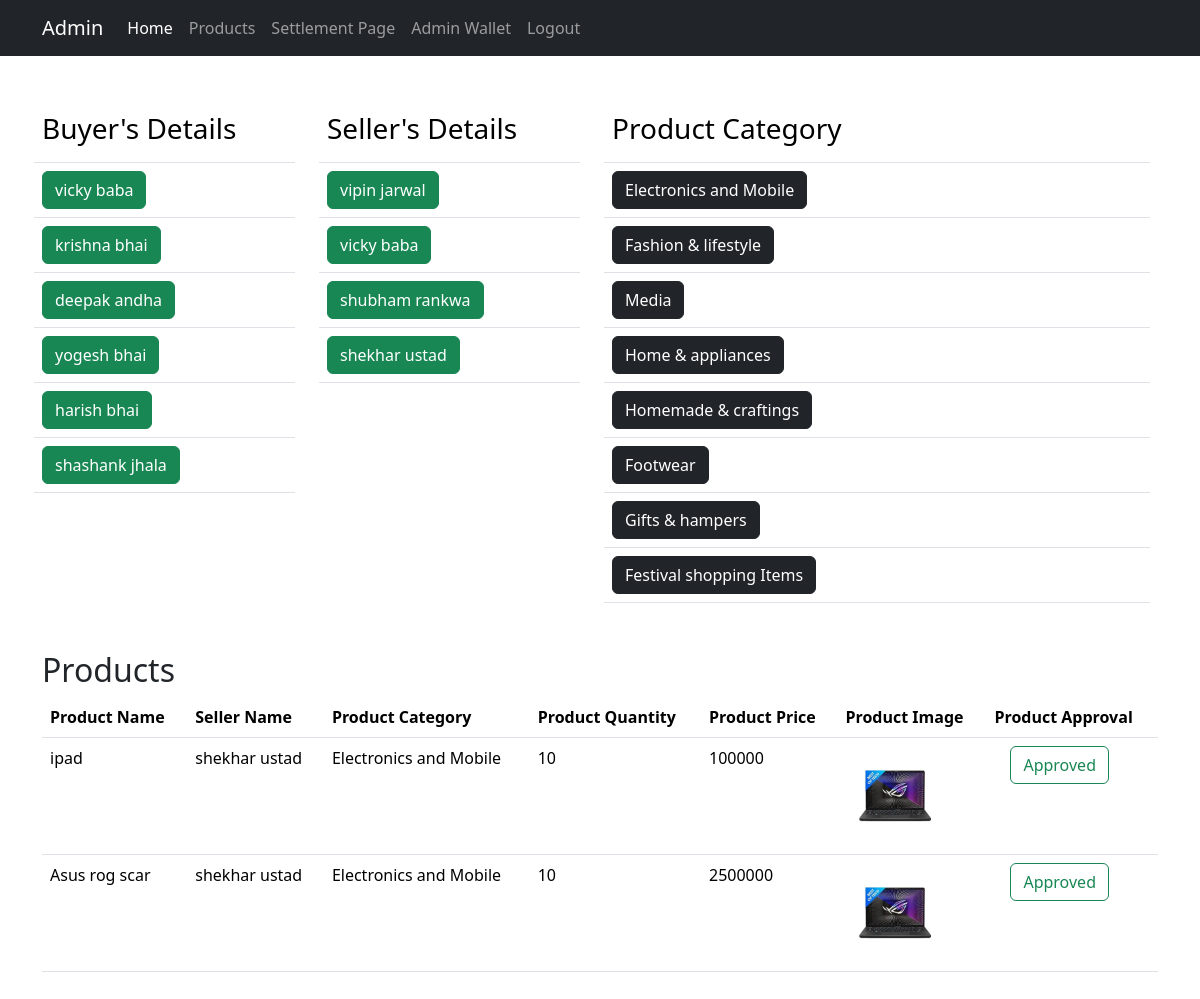
Page /superadmin/dashboard/ (signed in) on the earlier database version.
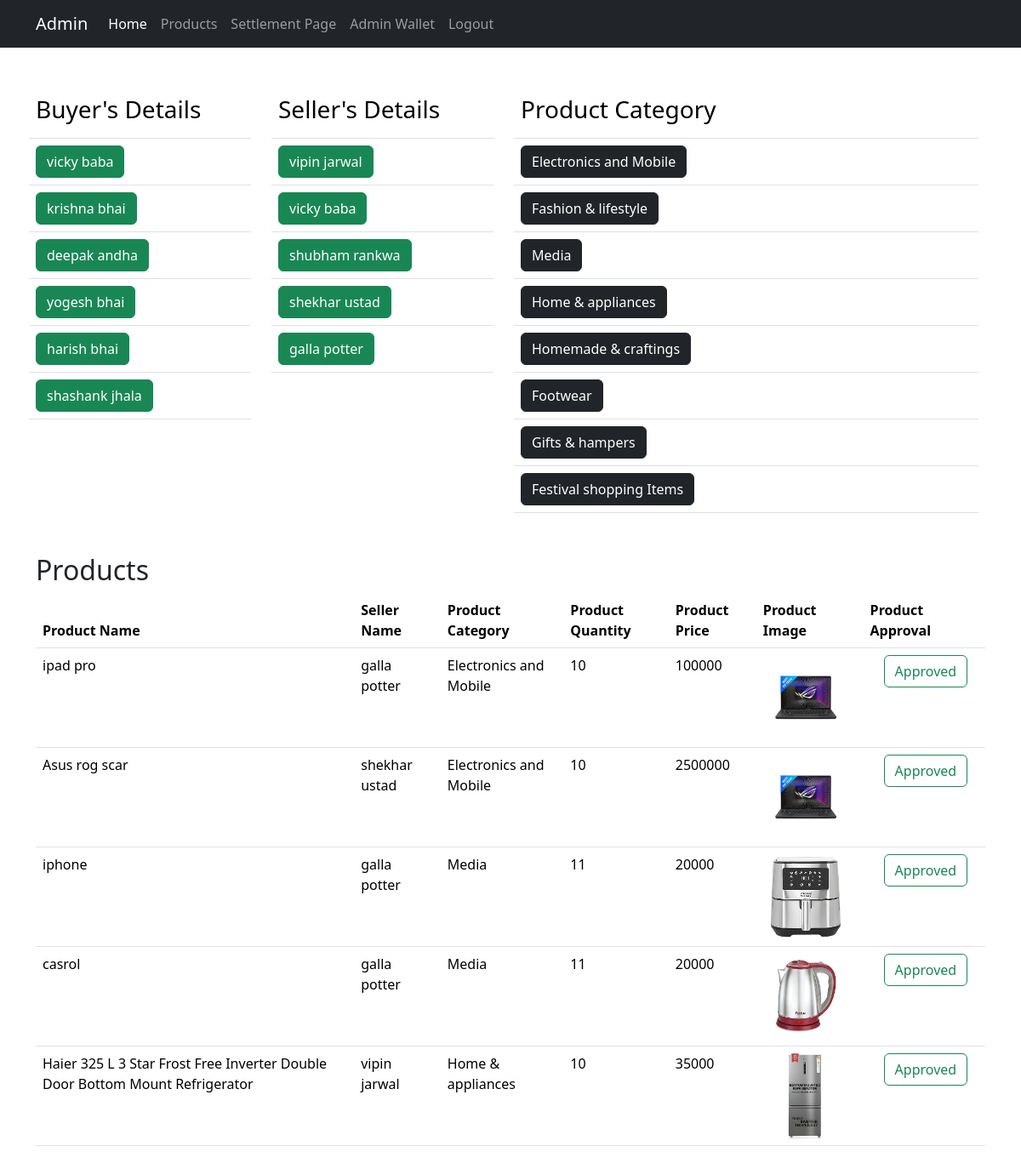
Same page on the later database version.
### buyer/models.py (models this page shows, shortened)
class Buyer(models.Model):
    buyer = models.OneToOneField(User, on_delete=models.CASCADE, related_name="buyer")
    user_type = models.CharField(max_length=10, default="buyer")
    phone = models.CharField(max_length=15, blank=True, null=True)

### seller/models.py (models this page shows, shortened)
class Seller(models.Model):
    seller = models.ForeignKey(User, on_delete=models.CASCADE, related_name="seller")
    user_type = models.CharField(max_length=10, default="seller")
    seller_mobilenumber = models.CharField(max_length=15, blank=True, null=True)

class Category(models.Model):
    name = models.CharField(max_length=50)
    def __str__(self):
        return self.name

class Product(models.Model):
    seller = models.ForeignKey(Seller, on_delete=models.CASCADE)
    category = models.ForeignKey(Category, on_delete=models.CASCADE)
    name = models.CharField(max_length=100)
    description = models.TextField()
    price = models.IntegerField()
    image = models.ImageField(upload_to="media/")
    quantity = models.IntegerField()
    approved = models.BooleanField(default=False)

### superadmin/views.py (the view, shortened to what this page needs)
# urls.py: path("dashboard/", views.superadmin_dashboard, name="superadmin_dashboard"),
@login_required(login_url="/superadmin/login/")
def superadmin_dashboard(request):
    try:
        buyers = Buyer.objects.all()
        seller = Seller.objects.all()
        product = Product.objects.all()
        category = Category.objects.all()
        return render(
            request,
            "superadmin_dashboard.html",
            {
                "buyers": buyers,
                "seller": seller,
                "product": product,
                "category": category,
            },
        )
    except Product.DoesNotExist:
        print(f"Product with id {id} does not exist.")
    except Exception as e:
        print(f"An error occurred in the superadmin dashboard: {str(e)}")
        return render(request, "superadmin_dashboard_error.html")

### buyer/context_processors.py (called while the page is built)
def cart_item_count(request):
    user = request.user
    if user.is_authenticated:
        cart_item_count = 0
        cart = CartItem.objects.filter(user_id=user.id)
        for c in cart:
            cart_item_count = cart_item_count + c.quantity
    else:
        cart_item_count = 0
    return {"cart_item_count": cart_item_count}

### templates/superadmin_dashboard.html (shortened to what the changed rows need)
{% include "superadmin_nav.html" %}
<div class="container mt-auto py-3">
    <div class="row py-3">
        <div class="col-lg-3 p-3">
            <div class="row">
                <div class="row row-cols-3 gx-3">
                    <table class="table table-hover">
                        <div class="col-lg-8 m-auto">
                            <thead>
                                <tr>
                                    <th scope="col">
                                        <h3>Buyer's Details</h3>
                                    </th>
                                </tr>
                            </thead>
                            <tbody>
                                {% for b in buyers %}
                                <tr>
                                    <td><a href="/superadmin/dashboard/{{b.buyer.id}}">
                                            <button class="button btn btn-success">
                                                {{ b.buyer.first_name }} {{ b.buyer.last_name }}</button></a></td>
                                </tr>
                                {% endfor %}
                            </tbody>
                        </div>
                    </table>
                </div>
            </div>
        </div>
        <div class="col-lg-3 p-3">
            <div class="row">
                <div class="row row-cols-3 gx-3">
                    <table class="table table-hover">
                        <div class="col-lg-8 m-auto">
                            <thead>
                                <tr>
                                    <th scope="col">
                                        <h3>Seller's Details</h3>
                                    </th>
                                </tr>
                            </thead>
                            <tbody>
                                {% for s in seller %}
                                <tr>
                                    <td><a href="/superadmin/sellerwiselist_select/{{s.id}}/">
                                            <button class="button btn btn-success">{{s.seller.first_name}}
                                                {{s.seller.last_name}}</button>
                                        </a></td>
                                </tr>
                                {% endfor %}
                            </tbody>
                        </div>
                    </table>
                </div>
            </div>
        </div>
        <div class="col-lg-6 p-3">
            <div class="row">
                <div class="row row-cols-3 gx-3">
                    <table class="table table-hover">
                        <div class="col-lg-8 m-auto">
                            <thead>
                                <tr>
                                    <th scope="col">
                                        <h3>Product Category</h3>
                                    </th>
                                </tr>
                            </thead>
                            <tbody>
                                {% for cat in category %}
                                <tr>
                                    <td><a href="/superadmin/category/{{cat.id}}/"><button class="button btn btn-dark"
                                                type="submit">{{cat}}</button></a>
                                    </td>
                                </tr>
                                {% endfor %}
                            </tbody>
                        </div>
                    </table>
                </div>
            </div>
        </div>
    </div>
    <h2>Products</h2>
    <table class="table">
        <thead>
            <tr>
                <th scope="col">Product Name</th>
                <th scope="col">Seller Name</th>
                <th scope="col">Product Category</th>
                <th scope="col">Product Quantity</th>
                <th scope="col">Product Price</th>
                <th scope="col">Product Image</th>
                <th scope="col">Product Approval</th>
            </tr>
        </thead>
        <tbody>
            {% for p in product %}
            <tr>
                <td>{{ p.name }}</td>
                <td>{{ p.seller.seller.first_name }} {{ p.seller.seller.last_name }}</td>
                <td>{{ p.category }}</td>
                <td>{{ p.quantity }}</td>
                <td>{{ p.price }}</td>
                <td><img src="/media/{{ p.image }}" alt="No image found" width="100" height="100"></td>
                <td>
                    <form action="" method="post">
                        {% if p.approved %}
                        <button type="submit" class="btn btn-outline-success ms-3">Approved</button>
                        {% else %}
                        <button type="submit" class="btn btn-outline-danger ms-3">Not Approved</button>
                        {% endif %}
                    </form>
                </td>
            </tr>
            {% endfor %}
        </tbody>
    </table>
</div>
</body>
</html>

Differences in the rows shown:
added Seller: seller.first_name "galla", seller.last_name "potter"
changed Product: name "ipad" → "ipad pro"; seller.seller.first_name "shekhar" → "galla"; seller.seller.last_name "ustad" → "potter"
added Product: name "iphone", seller.seller.first_name "galla", seller.seller.last_name "potter", category "Media", quantity "11", price "20000", image (picture), approved "Approved"
added Product: name "casrol", seller.seller.first_name "galla", seller.seller.last_name "potter", category "Media", quantity "11", price "20000", image (picture), approved "Approved"
added Product: name "Haier 325 L 3 Star Frost Free Inverter Double Door Bottom Mount Refrigerator", seller.seller.first_name "vipin", seller.seller.last_name "jarwal", category "Home & appliances", quantity "10", price "35000", image (picture), approved "Approved"
